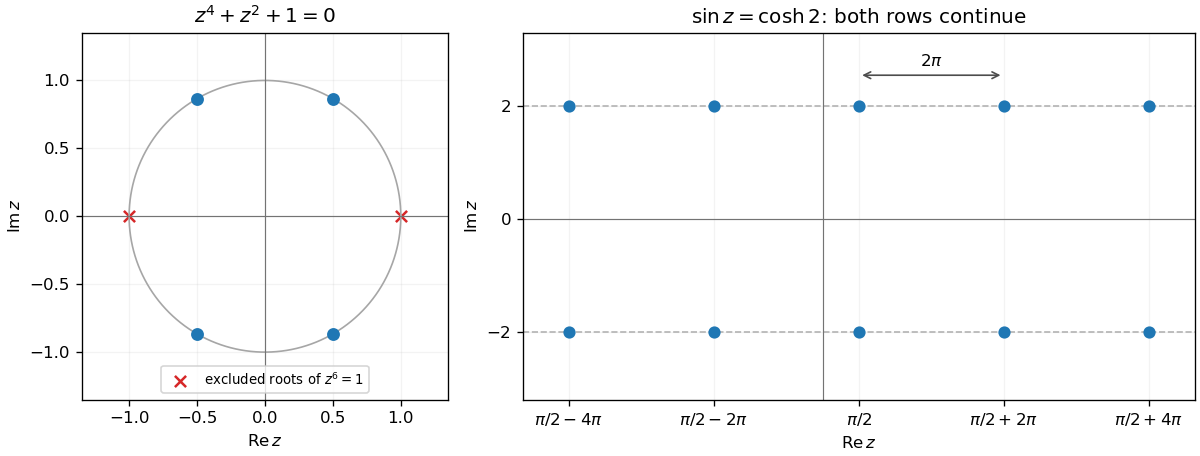

Source code (Python):
"""Original Argand diagrams, independent of the statement's illustrations."""
from pathlib import Path
import matplotlib
matplotlib.use("Agg")
import matplotlib.pyplot as plt
import numpy as np

fig, axes = plt.subplots(1, 2, figsize=(10, 3.8), layout="constrained",
                         gridspec_kw={"width_ratios": [1, 1.8]})
ax = axes[0]
t = np.linspace(0, 2 * np.pi, 500)
ax.plot(np.cos(t), np.sin(t), color="0.65", lw=1)
z = np.exp(1j * np.array([1, 2, 4, 5]) * np.pi / 3)
ax.scatter(z.real, z.imag, color="tab:blue", s=45, zorder=5)
ax.scatter([-1, 1], [0, 0], marker="x", color="tab:red", s=45,
           label="excluded roots of $z^6=1$")
ax.set(xlim=(-1.35, 1.35), ylim=(-1.35, 1.35), aspect="equal",
       title=r"$z^4+z^2+1=0$")
ax.legend(fontsize=8, loc="lower center")
ax = axes[1]
xs = np.pi / 2 + 2 * np.pi * np.arange(-2, 3)
for y in [-2, 2]:
    ax.axhline(y, color="0.7", ls="--", lw=1)
    ax.scatter(xs, np.full_like(xs, y), s=40, color="tab:blue", zorder=4)
ax.annotate("", (xs[2], 2.55), (xs[3], 2.55),
            arrowprops={"arrowstyle": "<->", "color": "0.3"})
ax.text((xs[2] + xs[3])/2, 2.72, r"$2\pi$", ha="center", fontsize=10)
ax.set(xticks=xs, xticklabels=[r"$\pi/2-4\pi$", r"$\pi/2-2\pi$", r"$\pi/2$",
                            r"$\pi/2+2\pi$", r"$\pi/2+4\pi$"],
       yticks=[-2, 0, 2], ylim=(-3.2, 3.3), xlim=(xs[0]-2, xs[-1]+2),
       title=r"$\sin z=\cosh 2$: both rows continue")
for ax in axes:
    ax.axhline(0, color="0.45", lw=0.7)
    ax.axvline(0, color="0.45", lw=0.7)
    ax.set(xlabel=r"$\operatorname{Re}z$", ylabel=r"$\operatorname{Im}z$")
    ax.grid(alpha=0.15)
fig.savefig(Path(__file__).with_suffix(".png").name, dpi=120, facecolor="white")
